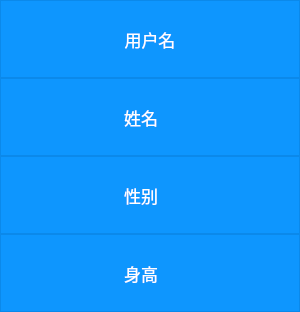
<?xml version="1.0" encoding="UTF-8"?>
<ui version="4.0">
 <class>cbo_select</class>
 <widget class="QWidget" name="cbo_select">
  <property name="geometry">
   <rect>
    <x>0</x>
    <y>0</y>
    <width>300</width>
    <height>312</height>
   </rect>
  </property>
  <property name="sizePolicy">
   <sizepolicy hsizetype="Expanding" vsizetype="Expanding">
    <horstretch>0</horstretch>
    <verstretch>0</verstretch>
   </sizepolicy>
  </property>
  <property name="minimumSize">
   <size>
    <width>0</width>
    <height>0</height>
   </size>
  </property>
  <property name="windowTitle">
   <string>Form</string>
  </property>
  <layout class="QVBoxLayout" name="verticalLayout">
   <property name="spacing">
    <number>0</number>
   </property>
   <property name="sizeConstraint">
    <enum>QLayout::SetDefaultConstraint</enum>
   </property>
   <property name="leftMargin">
    <number>0</number>
   </property>
   <property name="topMargin">
    <number>0</number>
   </property>
   <property name="rightMargin">
    <number>0</number>
   </property>
   <property name="bottomMargin">
    <number>0</number>
   </property>
   <item>
    <widget class="QPushButton" name="btn_user">
     <property name="sizePolicy">
      <sizepolicy hsizetype="Expanding" vsizetype="Expanding">
       <horstretch>0</horstretch>
       <verstretch>0</verstretch>
      </sizepolicy>
     </property>
     <property name="font">
      <font>
       <family>Microsoft Yahei</family>
       <pointsize>13</pointsize>
      </font>
     </property>
     <property name="cursor">
      <cursorShape>BlankCursor</cursorShape>
     </property>
     <property name="focusPolicy">
      <enum>Qt::NoFocus</enum>
     </property>
     <property name="styleSheet">
      <string notr="true">QPushButton
{
    color:white;
    background-color:rgb(14 , 150 , 254);
    border: 1px solid rgb(11 , 137 , 234);
}

QPushButton:hover
{
    color:white;
    background-color:rgb(44 , 137 , 255);
    border: 1px solid rgb(11 , 137 , 234);
}

QPushButton:pressed
{
    color:white;
/*    background-color:rgb(14 , 135 , 228);*/
	background-color:rgb(41, 144, 163);
    border: 1px solid rgb(12 , 138 , 235);
    padding-left:3px;
    padding-top:3px;
}
</string>
     </property>
     <property name="text">
      <string>用户名</string>
     </property>
     <property name="icon">
      <iconset resource="imageIcon.qrc">
       <normaloff>:/imgIcon/appbar.scrabble.u.png</normaloff>:/imgIcon/appbar.scrabble.u.png</iconset>
     </property>
     <property name="iconSize">
      <size>
       <width>76</width>
       <height>76</height>
      </size>
     </property>
    </widget>
   </item>
   <item>
    <widget class="QPushButton" name="btn_name">
     <property name="sizePolicy">
      <sizepolicy hsizetype="Expanding" vsizetype="Expanding">
       <horstretch>0</horstretch>
       <verstretch>0</verstretch>
      </sizepolicy>
     </property>
     <property name="font">
      <font>
       <family>Microsoft Yahei</family>
       <pointsize>13</pointsize>
      </font>
     </property>
     <property name="cursor">
      <cursorShape>BlankCursor</cursorShape>
     </property>
     <property name="focusPolicy">
      <enum>Qt::NoFocus</enum>
     </property>
     <property name="styleSheet">
      <string notr="true">QPushButton
{
    color:white;
    background-color:rgb(14 , 150 , 254);
    border: 1px solid rgb(11 , 137 , 234);
}

QPushButton:hover
{
    color:white;
    background-color:rgb(44 , 137 , 255);
    border: 1px solid rgb(11 , 137 , 234);
}

QPushButton:pressed
{
    color:white;
    background-color:rgb(14 , 135 , 228);
    border: 1px solid rgb(12 , 138 , 235);
    padding-left:3px;
    padding-top:3px;
}
</string>
     </property>
     <property name="text">
      <string>姓名    </string>
     </property>
     <property name="icon">
      <iconset resource="imageIcon.qrc">
       <normaloff>:/imgIcon/appbar.scrabble.n.png</normaloff>:/imgIcon/appbar.scrabble.n.png</iconset>
     </property>
     <property name="iconSize">
      <size>
       <width>76</width>
       <height>76</height>
      </size>
     </property>
    </widget>
   </item>
   <item>
    <widget class="QPushButton" name="btn_sex">
     <property name="sizePolicy">
      <sizepolicy hsizetype="Expanding" vsizetype="Expanding">
       <horstretch>0</horstretch>
       <verstretch>0</verstretch>
      </sizepolicy>
     </property>
     <property name="font">
      <font>
       <family>Microsoft Yahei</family>
       <pointsize>13</pointsize>
      </font>
     </property>
     <property name="cursor">
      <cursorShape>BlankCursor</cursorShape>
     </property>
     <property name="focusPolicy">
      <enum>Qt::NoFocus</enum>
     </property>
     <property name="styleSheet">
      <string notr="true">QPushButton
{
    color:white;
    background-color:rgb(14 , 150 , 254);
    border: 1px solid rgb(11 , 137 , 234);
}

QPushButton:hover
{
    color:white;
    background-color:rgb(44 , 137 , 255);
    border: 1px solid rgb(11 , 137 , 234);
}

QPushButton:pressed
{
    color:white;
    background-color:rgb(14 , 135 , 228);
    border: 1px solid rgb(12 , 138 , 235);
    padding-left:3px;
    padding-top:3px;
}
</string>
     </property>
     <property name="text">
      <string>性别    </string>
     </property>
     <property name="icon">
      <iconset resource="imageIcon.qrc">
       <normaloff>:/imgIcon/appbar.scrabble.s.png</normaloff>:/imgIcon/appbar.scrabble.s.png</iconset>
     </property>
     <property name="iconSize">
      <size>
       <width>76</width>
       <height>76</height>
      </size>
     </property>
    </widget>
   </item>
   <item>
    <widget class="QPushButton" name="btn_height">
     <property name="sizePolicy">
      <sizepolicy hsizetype="Expanding" vsizetype="Expanding">
       <horstretch>0</horstretch>
       <verstretch>0</verstretch>
      </sizepolicy>
     </property>
     <property name="font">
      <font>
       <family>Microsoft Yahei</family>
       <pointsize>13</pointsize>
      </font>
     </property>
     <property name="cursor">
      <cursorShape>BlankCursor</cursorShape>
     </property>
     <property name="focusPolicy">
      <enum>Qt::NoFocus</enum>
     </property>
     <property name="styleSheet">
      <string notr="true">QPushButton
{
    color:white;
    background-color:rgb(14 , 150 , 254);
    border: 1px solid rgb(11 , 137 , 234);
}

QPushButton:hover
{
    color:white;
    background-color:rgb(44 , 137 , 255);
    border: 1px solid rgb(11 , 137 , 234);
}

QPushButton:pressed
{
    color:white;
    background-color:rgb(14 , 135 , 228);
    border: 1px solid rgb(12 , 138 , 235);
    padding-left:3px;
    padding-top:3px;
}
</string>
     </property>
     <property name="text">
      <string>身高    </string>
     </property>
     <property name="icon">
      <iconset resource="imageIcon.qrc">
       <normaloff>:/imgIcon/appbar.scrabble.h.png</normaloff>:/imgIcon/appbar.scrabble.h.png</iconset>
     </property>
     <property name="iconSize">
      <size>
       <width>76</width>
       <height>76</height>
      </size>
     </property>
    </widget>
   </item>
  </layout>
 </widget>
 <resources>
  <include location="imageIcon.qrc"/>
 </resources>
 <connections/>
</ui>
